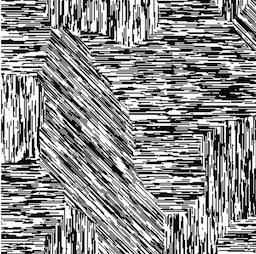
#> input picture pattern.png, 256 x 254 px
$ python hw04.py   (older library calls are emulated)
#> lines starting #> are read from the running program, lines starting #| are printed output that depends on the picture; after the words box and inside, x2 and y2 are one past the last pixel; in counts of white or black regions, pixels touching at a corner belong together
import cv2
import numpy as np
import matplotlib.pyplot as plt

# Load our pattern
gray = cv2.imread("pattern.png",cv2.IMREAD_GRAYSCALE)
#> gray: shape (254, 256); min 0, max 255, mean 141.1

############################################################################
#    Step 1: build the Gabor kernel that will enhance for us vertically oriented patches:
#cv2.getGaborKernel(ksize, sigma, theta, lambda, gamma, psi, ktype)
#
#    where:
#    ksize  - size of kernel in pixels (n, n), i.e., size of our neighborhood
#    sigma  - size of the Gaussian envelope, i.e., how wide is our Gaussian "hat"
#    theta  - orientation of the normal to the filter's oscilation pattern; e.g., theta = 0.0 means vertical stripes
#    lambda - wavelength of the sinusoidal oscilation; this together with sigma
#             is resposinble for frequencies enhanced by this filter
#    gamma  - spatial aspect ratio; keep it 1
#    phi    - phase offset; keep it 0
#    ktype  - type and range of values that each pixel in the gabor kernel can hold; keep it cv2.CV_32F

# ***TASK*** Select parameters of your Gabor kernel here:
ksize = 11     # try something between 5 and 15
sigma = 3.0     # try something between 2.0 and 4.0
theta = 0.0     # keep it 0.0 if you want to focus on vertically-oriented patterns
lbd = 3.0       # try something between 2.0 and 4.0
gamma = 1.0     # keep it 1.0
psi = 0.0       # keep it 0.0

kernel = cv2.getGaborKernel((ksize, ksize), sigma, theta, lbd, gamma, psi, ktype=cv2.CV_32F)

# Normalize the kernel and remove the DC component (do you remember from our class discussion why we are doing this?)
kernel /= kernel.sum()
kernel -= kernel.mean()

# Curious how does the kernel look like? Here we go:
xx, yy = np.mgrid[0:kernel.shape[0], 0:kernel.shape[1]]
fig = plt.figure()
ax = plt.axes(projection='3d')
ax.plot_surface(xx, yy, kernel ,rstride=1, cstride=1, cmap=plt.cm.gray,linewidth=0)
plt.show()
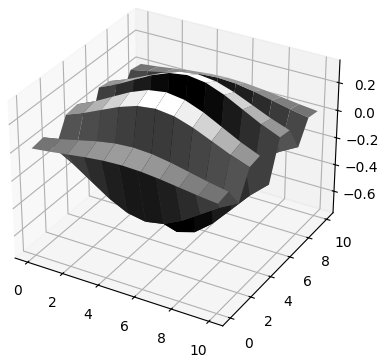
#> figure drawn by matplotlib, 1 panel


############################################################################
# Step 2: image filtering

res1 = cv2.filter2D(gray, cv2.CV_8UC3, kernel)
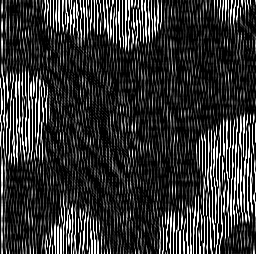
#> res1: shape (254, 256); min 0, max 255, mean 49
cv2.imshow("Filtering result",res1)
cv2.waitKey(1)


############################################################################
# Step 3: image binarization (let's use an idea with maximization of the Fisher ratio, implemeted by Otsu)

th2, res2 = cv2.threshold(res1,0,255,cv2.THRESH_BINARY+cv2.THRESH_OTSU)
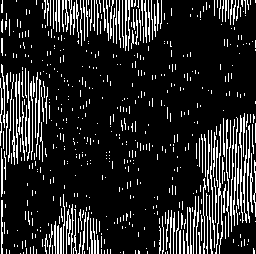
#> res2: shape (254, 256); 15.1% white in thin lines or dots
#> th2 = 120
cv2.imshow("Otsu's binarization",res2)
cv2.waitKey(1)


############################################################################
# Step 4: morphological operations and getting your area of interest annotated
# ***TASK*** Choose the type among cv2.MORPH_CLOSE, cv2.MORPH_OPEN, cv2.MORPH_ERODE or cv2.MORPH_DILATE
# (or a sequence of those, in the order you think makes sense)

se_size = 7  # size of your structuring element (morphological operation kernel) -- try something between 5 and 15
se = np.ones((se_size,se_size), np.uint8)

type = cv2.MORPH_OPEN
res3 = cv2.morphologyEx(res2, type, kernel=se)
#> res3: shape (254, 256); every value is 0

cv2.imshow("Areas with vertical pattern annotated",res3)

cv2.waitKey(0)
cv2.destroyAllWindows()

$ run again, with 4-color.png copied over pattern.png
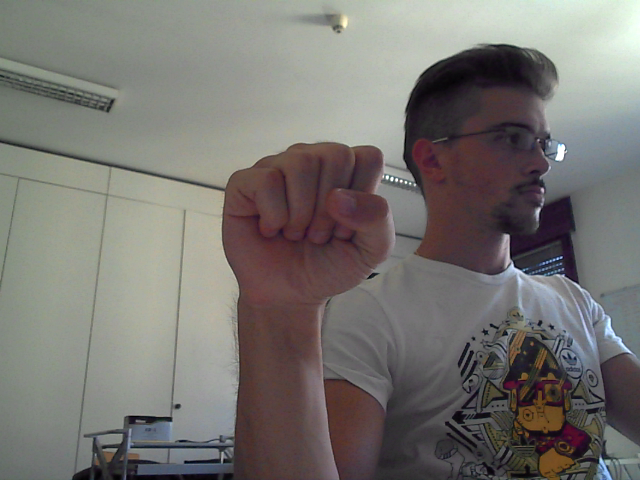
#> input picture 4-color.png, 640 x 480 px
#> `gray = cv2.imread("pattern.png",cv2.IMREAD_GRAYSCALE)`:
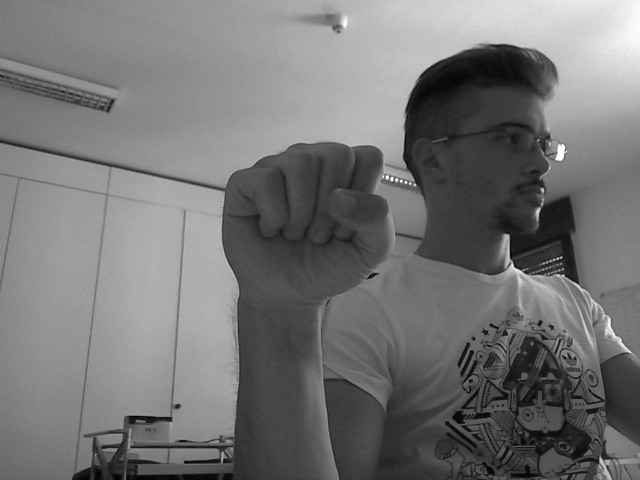
#> gray: shape (480, 640); min 0, max 255, mean 116.5
#> `th2, res2 = cv2.threshold(res1,0,255,cv2.THRESH_BINARY+cv2.THRESH_OTSU)`:
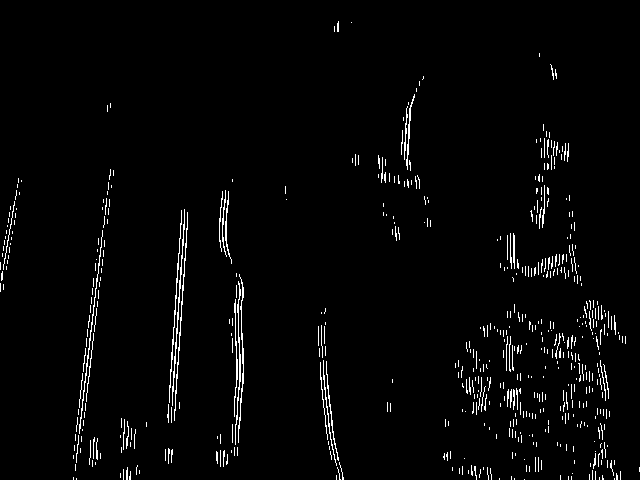
#> res2: shape (480, 640); 2.5% white in thin lines or dots
#> th2 = 41
#> res3: shape (480, 640); every value is 0

$ run again, with nd.jpg saved as pattern.png
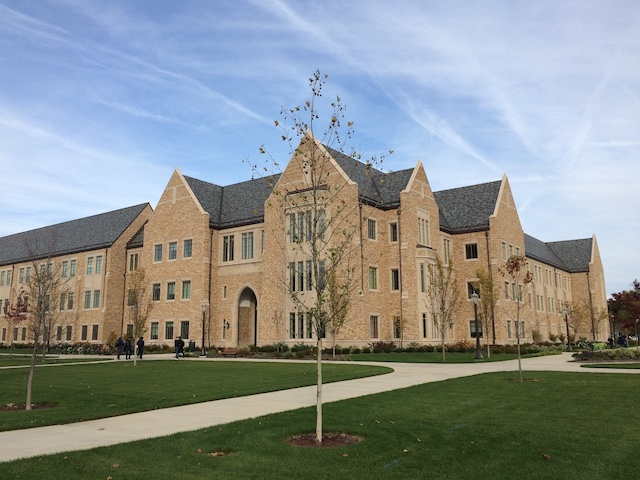
#> input picture nd.jpg, 640 x 480 px
#> `gray = cv2.imread("pattern.png",cv2.IMREAD_GRAYSCALE)`:
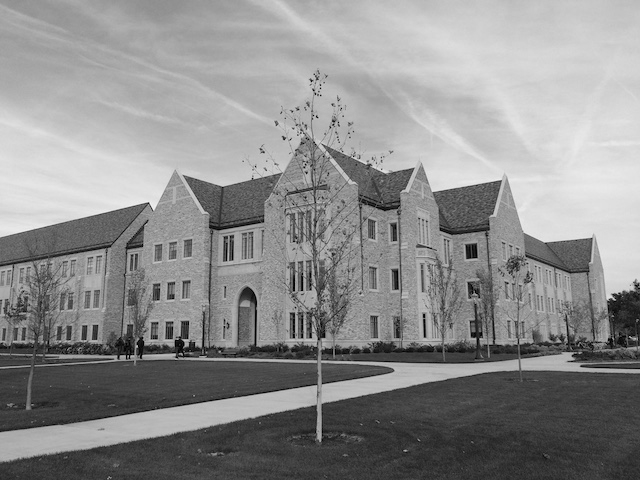
#> gray: shape (480, 640); min 0, max 241, mean 140.8
#> `th2, res2 = cv2.threshold(res1,0,255,cv2.THRESH_BINARY+cv2.THRESH_OTSU)`:
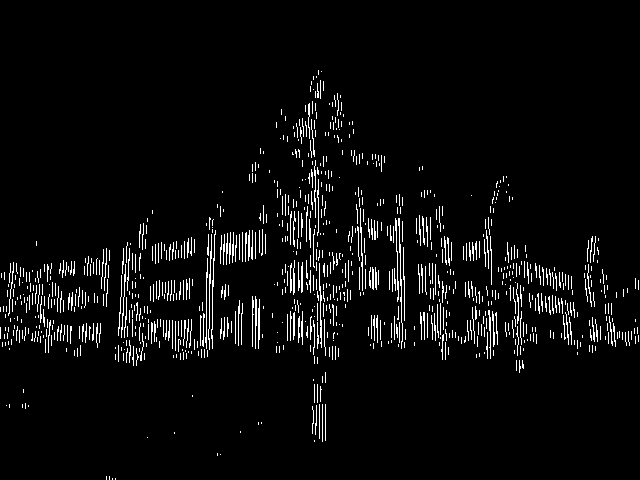
#> res2: shape (480, 640); 4.4% white in thin lines or dots, all inside (x1, y1, x2, y2) = (0, 70, 639, 480)
#> th2 = 78
#> res3: shape (480, 640); every value is 0
